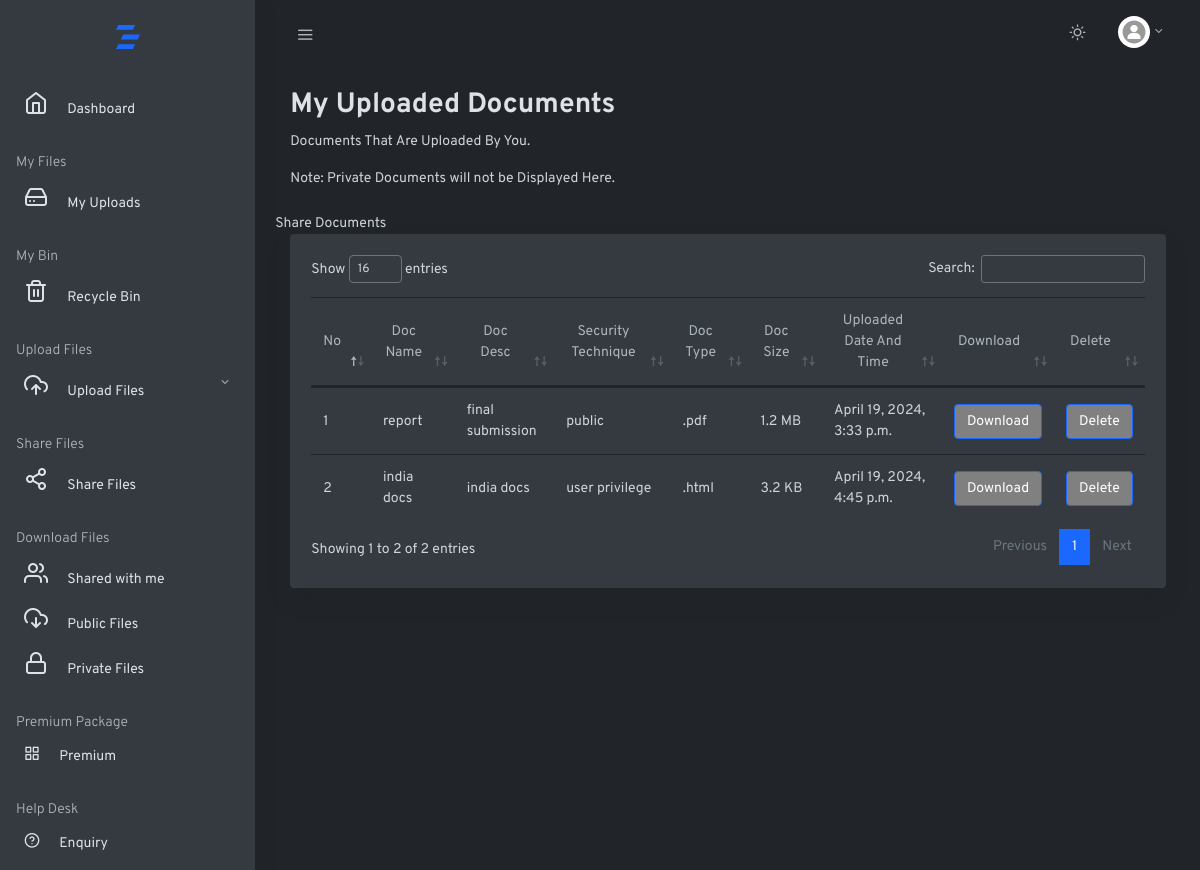
Screenshot of /myuploads (signed in) with the database file from the repository.
### myapp/models.py (models this page shows, shortened)
class Document(models.Model):
    userid = models.ForeignKey(Login, on_delete=models.CASCADE)
    document_security_technique = models.ForeignKey(Securitytechnique, on_delete=models.CASCADE)
    document_type = models.CharField(max_length=60)
    document_title = models.CharField(max_length=60)
    document_description = models.TextField()
    document_status = models.CharField(max_length=60, choices=[('draft', 'Draft'),
                                                               ('published', 'Published'), ('deleted', 'Deleted')])
    document_size = models.FloatField()
    document = models.FileField()
    document_publish_date_time = models.DateTimeField(auto_now=True)
    document_password = models.CharField(max_length=100, blank=True)
    document_bin = models.IntegerField(default=0)
    document_sent = models.IntegerField(default=0)

class Securitytechnique(models.Model):
    security_name = models.CharField(max_length=60)
    def __str__(self):
        return self.security_name

### myapp/views.py (the view)
# urls.py: path('myuploads', views.uploads, name="uploads"),
def uploads(request):
    uid = request.session.get("login_id")
    if uid:
        security = Securitytechnique.objects.get(security_name="private")
        data = Document.objects.filter(userid=Login(id=uid), document_bin=0, document_status="published").exclude(
            document_security_technique=Securitytechnique(id=security.id))
        context = checkpackage(request)
        packagedetails = context.get('packagedetails')
        return render(request, "myuploads.html", {'mydata': data, 'package':packagedetails})
    return redirect(login)

### myapp/views.py (called while the page is built)
def checkpackage(request):
    uid = request.session.get("login_id")
    get_details = Userpackagedetails.objects.get(userid=Login(id=uid), package_status="active")
    context = {'packagedetails': get_details}
    return context

### myapp/templates/myuploads.html (shortened to what this page needs)
{% extends 'base.html'%}
{% block content %}
      <main role="main" class="main-content">
        <div class="container-fluid">
          <div class="row justify-content-center">
            <div class="col-12">
              <h2 class="mb-2 page-title">My Uploaded Documents</h2>
              <p class="card-text">Documents That Are Uploaded By You.</p>
              <p class="card-text">Note: Private Documents will not be Displayed Here.</p>
              <div class="row my-4">
                Share Documents
                <div class="col-md-12">
                  <div class="card shadow">
                    <div class="card-body">
                      <table class="table datatables" id="dataTable-1">
                        <thead>
                          <tr style="text-align:center;">
                            <th>No</th>
                            <th>Doc Name</th>
                            <th>Doc Desc</th>
                            <th>Security Technique</th>
                            <th>Doc Type</th>
                            <th>Doc Size</th>
                            <th>Uploaded Date And Time</th>
                            <th>Download</th>
                            <th>Delete</th>
                          </tr>
                        </thead>
                        <tbody>
                          {% for data in mydata %}
                            <tr>
                              <td>{{ forloop.counter }}</td>
                              <td>{{ data.document_title }}</td>
                              <td>{{ data.document_description }}</td>
                              <td>{{ data.document_security_technique }}</td>
                              <td>{{ data.document_type }}</td>
                              <td>{{ data.document_size|filesizeformat }}</td>
                              <td>{{ data.document_publish_date_time }}</td>
                              <td>
                                  <form action="/download" method="POST">
                                      <button type="submit" class="btn btn-large btn-primary" style="background-color:grey;">Download</button>
                                  </form>
                              </td>
                              <td>
                                  <form action="/movetobin" method="POST">
                                      <button type="submit" class="btn btn-large btn-primary" style="background-color:grey;">Delete</button>
                                  </form>
                              </td>
                          {% endfor %}
                        </tbody>
                      </table>
                    </div>
                  </div>
                </div>
              </div>
            </div>
          </div>
        </div>
      </main>
{% endblock %}

### rows the page displays
Document: document_title "report", document_description "final submission", document_security_technique "public", document_type ".pdf", document_size|filesizeformat "1.2 MB", document_publish_date_time "April 19, 2024, 3:33 p.m."
Document: document_title "india docs", document_description "india docs", document_security_technique "user privilege", document_type ".html", document_size|filesizeformat "3.2 KB", document_publish_date_time "April 19, 2024, 4:45 p.m."
